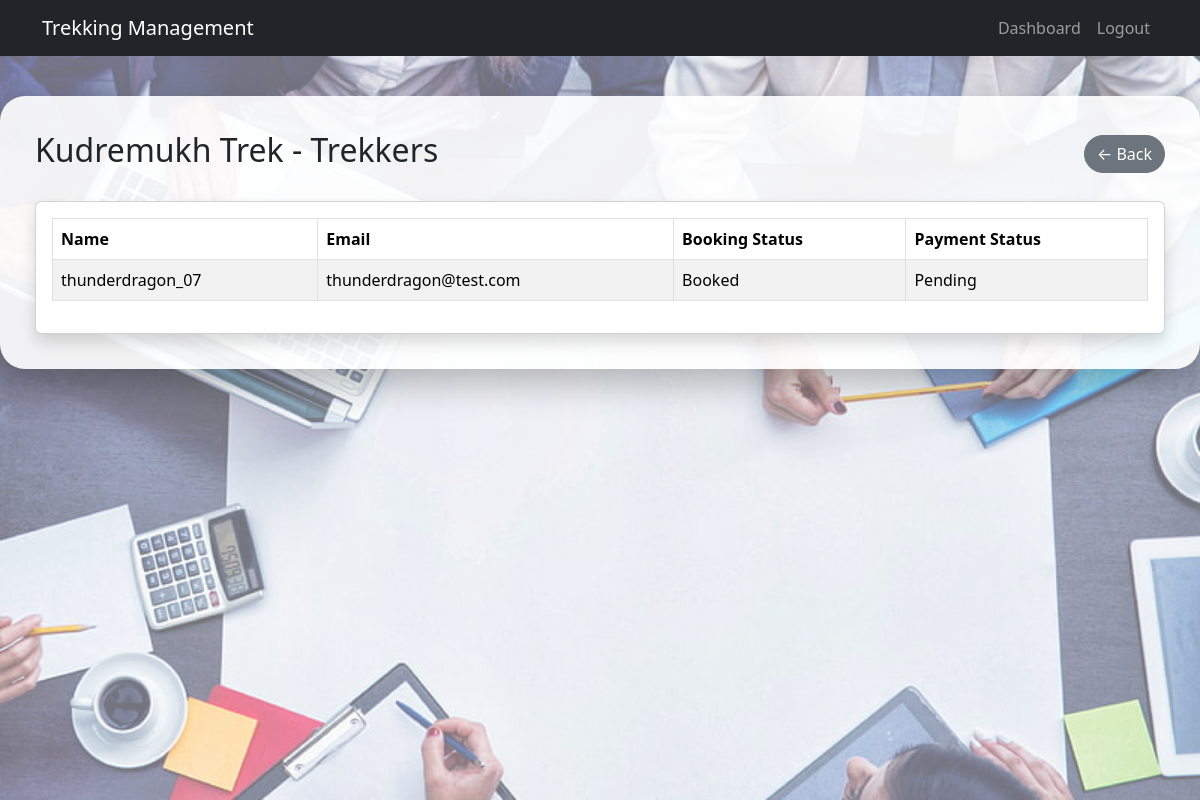
The app's page /staff/trek/1 (signed in) with its own data.
### models/trek.py (models this page shows, shortened)
class Trek(db.Model):
    __tablename__ = "treks"
    id = db.Column(db.Integer, primary_key=True)
    name = db.Column(db.String(100), nullable=False)
    location = db.Column(db.String(100), nullable=False)
    difficulty = db.Column(db.String(30), nullable=False)
    duration = db.Column(db.Integer, nullable=False)
    max_slots = db.Column(db.Integer, nullable=False)
    available_slots = db.Column(db.Integer, nullable=False)
    price = db.Column(db.Float, nullable=False)
    status = db.Column(db.String(30), nullable=False)
    description = db.Column(db.Text)
    staff_id = db.Column(
        db.Integer,
        db.ForeignKey("users.id"),
        nullable=True
    )
    bookings = db.relationship(
        "Booking",
        backref="trek",
        lazy=True,
        cascade="all, delete-orphan"
    )

### models/booking.py (models this page shows, shortened)
class Booking(db.Model):
    __tablename__ = "bookings"
    id = db.Column(db.Integer, primary_key=True)
    user_id = db.Column(
        db.Integer,
        db.ForeignKey("users.id"),
        nullable=False
    )
    trek_id = db.Column(
        db.Integer,
        db.ForeignKey("treks.id"),
        nullable=False
    )
    booking_date = db.Column(
        db.DateTime,
        default=datetime.utcnow
    )
    booking_status = db.Column(
        db.String(20),
        default="Booked"
    )
    payment_status = db.Column(
        db.String(20),
        default="Pending"
    )

### models/user.py (models this page shows, shortened)
class User(UserMixin,db.Model):
    __tablename__ = "users"
    id = db.Column(db.Integer, primary_key=True)
    name = db.Column(db.String(100), nullable = False)
    email = db.Column(db.String(120), unique=True, nullable=False)
    password_hash = db.Column(db.String(255),nullable=False)
    role = db.Column(db.String(20), nullable=False)
    approved = db.Column(db.Boolean, default=False)
    blacklisted = db.Column(db.Boolean, default=False)
    created_at = db.Column(db.DateTime, default=datetime.utcnow)
    bookings = db.relationship(
        "Booking",
        backref="user",
        lazy=True,
        cascade="all, delete-orphan"
    )
    staff_profile = db.relationship(
        "StaffProfile",
        backref="user",
        uselist=False,
        cascade="all, delete-orphan"
    )
    assigned_treks = db.relationship(
        "Trek",
        backref="staff",
        lazy=True
    )

### routes/staff.py (the view)
@staff.route("/staff/trek/<int:trek_id>")
@login_required
def view_trekkers(trek_id):
    if current_user.role != ROLE_STAFF:
        return "Unauthorized", 403
    trek = Trek.query.get_or_404(trek_id)
    if trek.staff_id != current_user.id:
        return "Unauthorized", 403
    bookings = Booking.query.filter_by(
        trek_id=trek.id
    ).all()
    return render_template(
        "view_trekkers.html",
        trek=trek,
        bookings=bookings
    )

### create_app.py (called while the page is built)
def create_app():
    app = Flask(__name__)
    app.config.from_object(Config)
    db.init_app(app)
    login_manager.init_app(app)
    @login_manager.user_loader
    def load_user(user_id):
        return db.session.get(User, int(user_id))
    app.register_blueprint(auth)
    app.register_blueprint(admin)
    app.register_blueprint(staff)
    app.register_blueprint(user)
    @app.route("/")
    def home():
        return render_template("index.html")
    return app

### templates/view_trekkers.html (shortened to what this page needs)
{% extends "base.html" %}
{% block extra_css %}
<link rel="stylesheet"
      href="{{ url_for('static', filename='css/staff_dashboard.css') }}">
{% endblock %}
{% block full_page %}
<div class="staff-dashboard-page">
<div class="dashboard-container">
<div class="d-flex justify-content-between align-items-center mb-4">
    <h2>{{ trek.name }} - Trekkers</h2>
    <a href="{{ url_for('staff.staff_dashboard') }}"
       class="btn btn-secondary">
        ← Back
    </a>
</div>
<div class="card shadow">
<div class="card-body">
<table class="table table-bordered table-hover table-striped align-middle">
    <thead>
        <tr>
            <th>Name</th>
            <th>Email</th>
            <th>Booking Status</th>
            <th>Payment Status</th>
        </tr>
    </thead>
    <tbody>
        {% for booking in bookings %}
        <tr>
            <td>{{ booking.user.name }}</td>
            <td>{{ booking.user.email }}</td>
            <td>{{ booking.booking_status }}</td>
            <td>{{ booking.payment_status }}</td>
        </tr>
        {% else %}
        <tr>
            <td colspan="4" class="text-center">
                No trekkers have booked this trek yet.
            </td>
        </tr>
        {% endfor %}
    </tbody>
</table>
</div>
</div>
</div>
</div>
{% endblock %}

### static/css/staff_dashboard.css (style rules this page uses)
.staff-dashboard-page { min-height: calc(100vh - 56px); background: linear-gradient(rgba(255,255,255,.45), rgba(255,255,255,.45)), url("../images/staff.jpg"); background-size: cover; background-position: center; background-repeat: no-repeat; padding:40px 0; }
.dashboard-container { background:rgba(255,255,255,.90); border-radius:25px; padding:35px; box-shadow:0 15px 35px rgba(0,0,0,.25); }

### records on screen
Trek: name "Kudremukh Trek"
Booking: user.name "thunderdragon_07", user.email "thunderdragon@test.com", booking_status "Booked", payment_status "Pending"
